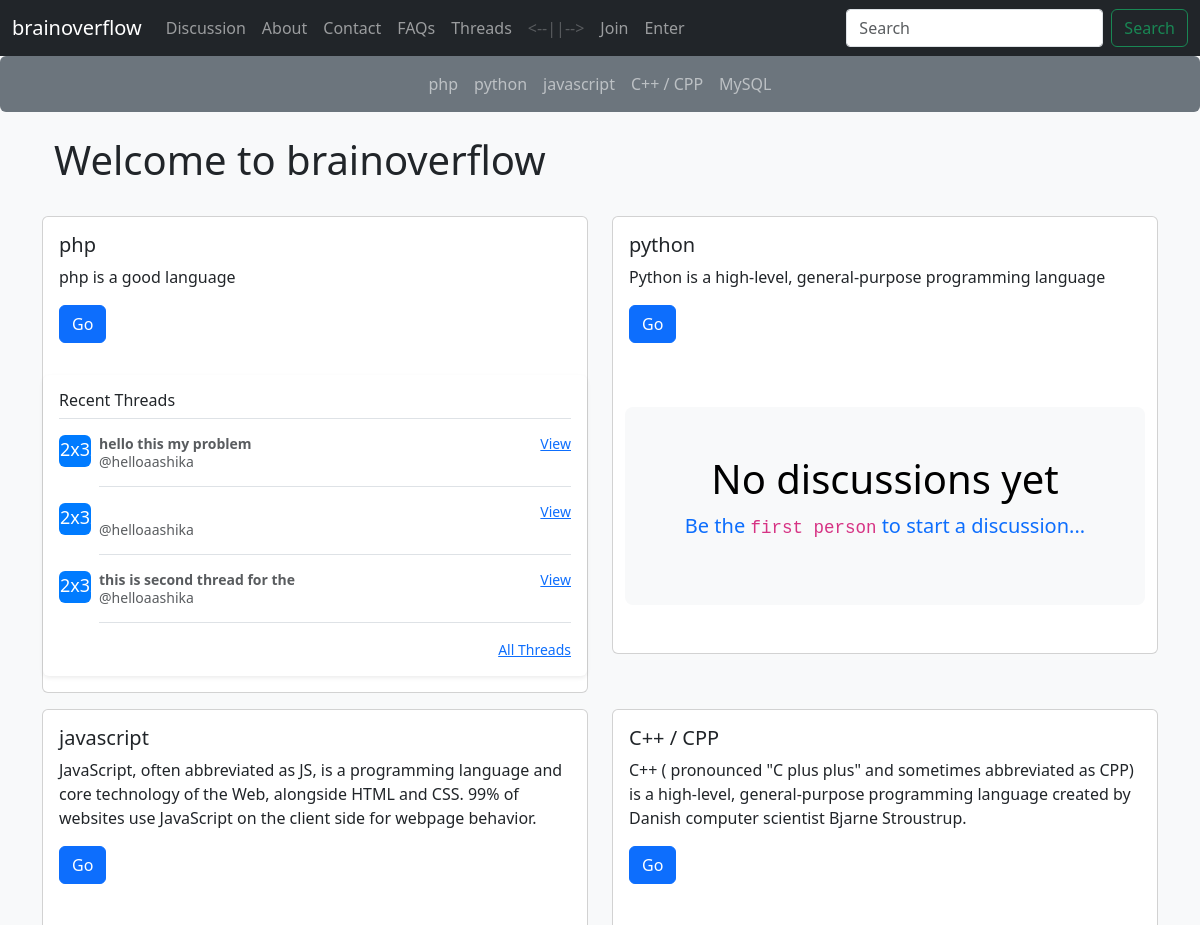
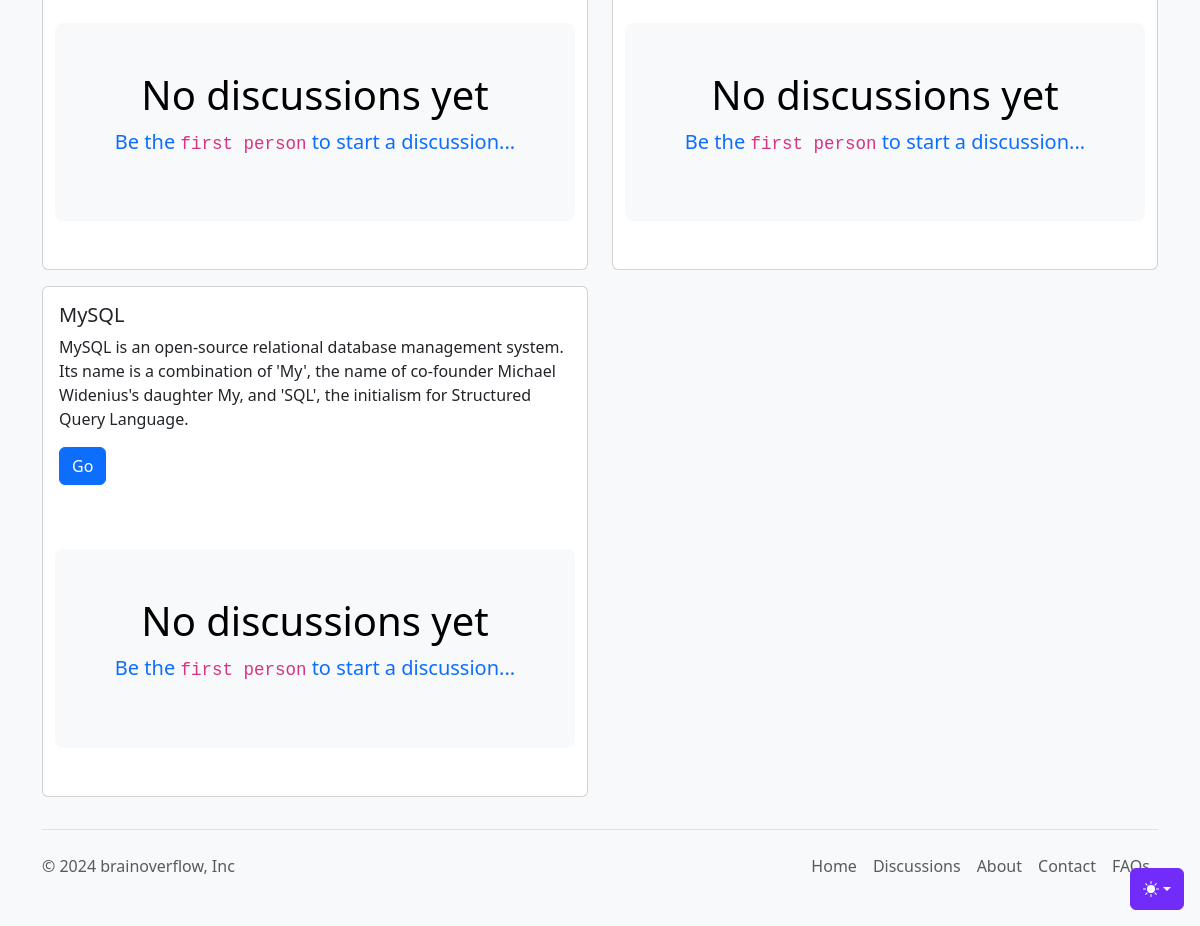
Page /discussion.php on the committed database (2 pictures, top to bottom).
### tables this page shows
CREATE TABLE `categories` (
  `ct_id` int(8) NOT NULL,
  `ct_name` varchar(256) NOT NULL,
  `ct_desc` varchar(256) NOT NULL,
  `ct_dt` datetime NOT NULL DEFAULT current_timestamp()
);

CREATE TABLE `threads` (
  `th_id` int(12) NOT NULL,
  `th_name` varchar(256) NOT NULL,
  `th_desc` varchar(4098) NOT NULL,
  `th_ct_id` int(12) NOT NULL,
  `th_user_id` int(12) NOT NULL,
  `th_dt` datetime NOT NULL DEFAULT current_timestamp()
);

CREATE TABLE `users` (
  `sno` int(11) NOT NULL,
  `username` varchar(64) NOT NULL,
  `user_email` varchar(64) NOT NULL,
  `user_pass` varchar(256) NOT NULL,
  `user_dt` datetime NOT NULL DEFAULT current_timestamp()
);

### partials/_helpers.php (called while the page is built, shortened)
<?php
function h(mixed $value): string
{
    return htmlspecialchars((string) ($value ?? ''), ENT_QUOTES | ENT_SUBSTITUTE, 'UTF-8');
}

### partials/_discussion.php (the view)
<?php
require_once __DIR__ . '/_helpers.php';
require 'database/_connect.php';
$sql = "SELECT * FROM `categories`";
$result = mysqli_query($conn, $sql);
while ($row = mysqli_fetch_assoc($result)) {
    $cat_name = $row['ct_name'];
    $cat_desc = $row['ct_desc'];
    $cat_id = (int) $row['ct_id'];
    echo '
    <div class="col-sm-6">
        <div class="card my-2">
            <div class="card-body">
                <h5 class="card-title">' . h($cat_name) . '</h5>
                <p class="card-text">' . h($cat_desc) . '</p>
                <a href="threadlist.php?cat_id=' . $cat_id . '" class="btn btn-primary">Go</a>
            </div>';
    $threadStatement = mysqli_prepare($conn, 'SELECT * FROM `threads` WHERE th_ct_id = ? ORDER BY th_dt DESC LIMIT 3');
    mysqli_stmt_bind_param($threadStatement, 'i', $cat_id);
    mysqli_stmt_execute($threadStatement);
    $thread_result = mysqli_stmt_get_result($threadStatement);
    $thread_count = mysqli_num_rows($thread_result);
    if ($thread_count > 0) {
        echo '
    <div class="my-3 p-3 bg-body rounded shadow-sm">
        <h6 class="border-bottom pb-2 mb-0">Recent Threads</h6>';
        while ($thread_row = mysqli_fetch_assoc($thread_result)) {
            $th_id = (int) $thread_row['th_id'];
            $th_name = $thread_row['th_name'];
            $th_user_id = $thread_row['th_user_id'];
            $userStatement = mysqli_prepare($conn, 'SELECT username FROM `users` WHERE sno = ?');
            mysqli_stmt_bind_param($userStatement, 'i', $th_user_id);
            mysqli_stmt_execute($userStatement);
            $result_user = mysqli_stmt_get_result($userStatement);
            $user_row = mysqli_fetch_assoc($result_user);
            $username = isset($user_row['username']) ? $user_row['username'] : 'Unknown User';
            echo '
        <div class="d-flex text-body-secondary pt-3">
            <svg class="bd-placeholder-img flex-shrink-0 me-2 rounded" width="32" height="32" xmlns="http://www.w3.org/2000/svg" role="img" aria-label="Placeholder: 32x32" preserveAspectRatio="xMidYMid slice" focusable="false">
                <title>Placeholder</title>
                <rect width="100%" height="100%" fill="#007bff"/>
                <text x="50%" y="50%" fill="#fff" dy=".3em">32x32</text>
            </svg>
            <div class="pb-3 mb-0 small lh-sm border-bottom w-100">
                <div class="d-flex justify-content-between">
                    <strong class="text-gray-dark">' . h($th_name) . '</strong>
                    <a href="thread.php?th_id=' . $th_id . '">View</a>
                </div>
                <span class="d-block">@' . h($username) . '</span>
            </div>
        </div>';
        }
        echo '
        <small class="d-block text-end mt-3">
            <a href="threadlist.php?cat_id=' . $cat_id . '">All Threads</a>
        </small>
    </div>';
    } else {
        echo '
    <a class="text-decoration-none" href="threadlist.php?cat_id=' . $cat_id . '">
    <div class="container my-5">
        <div class="p-5 text-center bg-body-tertiary rounded-3">
            <h1 class="text-body-emphasis">No discussions yet</h1>
            <p class="lead">
                Be the <code>first person</code> to start a discussion...
            </p>
        </div>
    </div>
    </a>';
    }
    echo '</div></div>';
}

### discussion.php (shortened to what this page needs)
<?php
require_once 'partials/_helpers.php';
?>
<!DOCTYPE html>
<html lang="en" data-bs-theme="auto">
<head>
  <link rel="stylesheet" href="https://cdn.jsdelivr.net/npm/@docsearch/css@3" />
  <link href="assets/dist/css/bootstrap.min.css" rel="stylesheet" />
  <link href="assets/style.css" rel="stylesheet" />
  <link href="assets/offcanvas-navbar.css" rel="stylesheet" />
  <link href="assets/headers.css" rel="stylesheet">
</head>
<body class="bg-body-tertiary">
  <div
    class="dropdown position-fixed bottom-0 end-0 mb-3 me-3 bd-mode-toggle">
    <button
      class="btn btn-bd-primary py-2 dropdown-toggle d-flex align-items-center"
      id="bd-theme"
      type="button"
      aria-expanded="false"
      data-bs-toggle="dropdown"
      aria-label="Toggle theme (auto)">
      <svg class="bi my-1 theme-icon-active" width="1em" height="1em">
        <use href="#circle-half"></use>
      </svg>
    </button>
  </div>
  <nav
    class="navbar navbar-expand-lg fixed-top navbar-dark bg-dark"
    aria-label="Main navigation">
    <?php require 'partials/_header.php'; ?>
  </nav>
  <?php
  include 'partials/_categories.php' ?>
  <main class="container">
    <div class="container my-4">
      <h1>Welcome to brainoverflow</h1>
    </div>
    <div class="row">
      <?php
      require 'partials/_discussion.php';
      ?>
    </div>
  </main>
  <?php
  include 'partials/_footer.php'
  ?>
</body>
</html>

### partials/_header.php
<?php
require_once __DIR__ . '/_helpers.php';
$scriptName = str_replace('\\', '/', $_SERVER['SCRIPT_NAME'] ?? '/');
$partialsPosition = strpos($scriptName, '/partials/');
$base_url = $partialsPosition === false
    ? rtrim(dirname($scriptName), '/') . '/'
    : substr($scriptName, 0, $partialsPosition + 1);
echo '<div class="container-fluid">
      <a class="navbar-brand" href="'.$base_url.'index.php">brainoverflow</a>
      <button
        class="navbar-toggler p-0 border-0"
        type="button"
        id="navbarSideCollapse"
        aria-label="Toggle navigation">
        <span class="navbar-toggler-icon"></span>
      </button>
      <div
        class="navbar-collapse offcanvas-collapse"
        id="navbarsExampleDefault">
        <ul class="navbar-nav me-auto mb-2 mb-lg-0">
          <li class="nav-item">
            <a class="nav-link" href="'.$base_url.'discussion.php">Discussion</a>
          </li>
          <li class="nav-item">
            <a class="nav-link" href="'.$base_url.'about.php">About</a>
          </li>
          <li class="nav-item">
            <a href="'.$base_url.'contact.php" class="nav-link">Contact</a>
          </li>
          <li class="nav-item">
            <a href="'.$base_url.'faqs.php" class="nav-link">FAQs</a>
          </li>
          <li class="nav-item">
            <a class="nav-link" href="'.$base_url.'threadlist.php">Threads</a>
          </li>
          <li class="nav-item">
            <a class="nav-link disabled" href=""><--||--></a>
          </li>';
          if (($_SESSION['role'] ?? '') === 'admin' && ($_SESSION['loggedin'] ?? false) === true) {
            $name = $_SESSION['name'] ?? 'Admin';
              echo '<li class="nav-item">
              <a class="nav-link active" aria-current="page" href="'.$base_url.'partials/admin/panel/index.php">Welcome <code>'.h($name).'</code></a>
              </li>
              <li class="nav-item">
              <a class="nav-link" href="'.$base_url.'partials/admin/logout.php">Exit</a>
            </li>';
          } else {
            if (($_SESSION['role'] ?? '') === 'user' && ($_SESSION['loggedin'] ?? false) === true) {
              $name = $_SESSION['username'] ?? 'User';
              echo '<li class="nav-item">
              <a class="nav-link active" aria-current="page" href="'.$base_url.'user.php">Welcome <code>'.h($name).'</code></a>
              </li>
              <li class="nav-item">
              <a class="nav-link" href="'.$base_url.'partials/user/logout.php">Exit</a>
            </li>';
            } else {
              echo '<li class="nav-item">
              <a class="nav-link" href="'.$base_url.'partials/user/signup.php">Join</a>
            </li>
            <li class="nav-item">
              <a class="nav-link" href="'.$base_url.'partials/user/login.php">Enter</a>
            </li>';
            }
          }
          echo '
        </ul>
        <form class="d-flex" role="search" action="'.$base_url.'search.php" method="GET">
          <input
            class="form-control me-2"
            type="search"
            placeholder="Search"
            name="search"
            aria-label="Search" />
          <button class="btn btn-outline-success" type="submit">
            Search
          </button>
        </form>
      </div>
    </div>';
?>

### partials/_categories.php
<?php
require_once __DIR__ . '/_helpers.php';
echo '
<nav class="navbar navbar-expand-lg navbar-dark bg-secondary rounded">
    <button class="navbar-toggler" type="button" data-toggle="collapse" data-target="#navbarsExample10" aria-controls="navbarsExample10" aria-expanded="false" aria-label="Toggle navigation">
        <span class="navbar-toggler-icon"></span>
    </button>
    <div class="collapse navbar-collapse justify-content-md-center" id="navbarsExample10">
        <ul class="navbar-nav">';
include 'database/_connect.php';
$sql  = "SELECT * FROM `categories`";
$result = mysqli_query($conn, $sql);
while ($row = mysqli_fetch_assoc($result)) {
    $cat_id = (int) $row['ct_id'];
    echo '
           <li class="nav-item">
            <a class="nav-link" href="threadlist.php?cat_id='.$cat_id.'">' . h($row['ct_name']) . '</a>
           </li>
           ';
}
echo '
        </ul>
    </div>
</nav>
';

### partials/_footer.php
<?php
echo'
<div class="container">
    <footer
        class="d-flex flex-wrap justify-content-between align-items-center py-3 my-4 border-top">
        <p class="col-md-4 mb-0 text-body-secondary">
            &copy; 2024 brainoverflow, Inc
        </p>
        <a
            href="/"
            class="col-md-4 d-flex align-items-center justify-content-center mb-3 mb-md-0 me-md-auto link-body-emphasis text-decoration-none">
            <svg class="bi me-2" width="40" height="32">
                <use xlink:href="index.php" />
            </svg>
        </a>
        <ul class="nav col-md-4 justify-content-end">
            <li class="nav-item">
                <a href="index.php" class="nav-link px-2 text-body-secondary">Home</a>
            </li>
            <li class="nav-item">
                <a href="discussion.php" class="nav-link px-2 text-body-secondary">Discussions</a>
            </li>
            <li class="nav-item">
                <a href="about.php" class="nav-link px-2 text-body-secondary">About</a>
            </li>
            <li class="nav-item">
                <a href="contact.php" class="nav-link px-2 text-body-secondary">Contact</a>
            </li>
            <li class="nav-item">
                <a href="faqs.php" class="nav-link px-2 text-body-secondary">FAQs</a>
            </li>
        </ul>
    </footer>
</div>
';
?>

### assets/style.css (style rules this page uses)
.bd-placeholder-img { font-size: 1.125rem; text-anchor: middle; -webkit-user-select: none; -moz-user-select: none; user-select: none; }
.bi { vertical-align: -0.125em; fill: currentColor; }
.btn-bd-primary { --bd-violet-bg: #712cf9; --bd-violet-rgb: 112.520718, 44.062154, 249.437846; --bs-btn-font-weight: 600; --bs-btn-color: var(--bs-white); --bs-btn-bg: var(--bd-violet-bg); --bs-btn-border-color: var(--bd-violet-bg); --bs-btn-hover-color: var(--bs-white); --bs-btn-hover-bg: #6528e0; --bs-btn-hover-border-color: #6528e0; --bs-btn-focus-shadow-rgb: var(--bd-violet-rgb); --bs-btn-active-color: var(--bs-btn-hover-color); --bs-btn-active-bg: #5a23c8; --bs-btn-active-border-color: #5a23c8; }
.bd-mode-toggle { z-index: 1500; }
body { background-color: #f8f9fa; }
.form-control { border-radius: 0.25rem; }

### assets/offcanvas-navbar.css (style rules this page uses)
html, body { overflow-x: hidden; }
body { padding-top: 56px; }

### rows in the picture
categories: ct_name "php", ct_desc "php is a good language"
categories: ct_name "python", ct_desc "Python is a high-level, general-purpose programming language"
categories: ct_name "javascript", ct_desc "JavaScript, often abbreviated as JS, is a programming language and core technology of the Web, alongside HTML and CSS. 99% of websites use JavaScript on the client side for webpage behavior."
categories: ct_name "C++ / CPP", ct_desc "C++ ( pronounced \"C plus plus\" and sometimes abbreviated as CPP) is a high-level, general-purpose programming language created by Danish computer scientist Bjarne Stroustrup."
categories: ct_name "MySQL", ct_desc "MySQL is an open-source relational database management system. Its name is a combination of 'My', the name of co-founder Michael Widenius's daughter My, and 'SQL', the initialism for Structured Query Language."
threads: th_name "hello this my problem", users.username "helloaashika"
threads: users.username "helloaashika"
threads: th_name "this is second thread for the", users.username "helloaashika"
